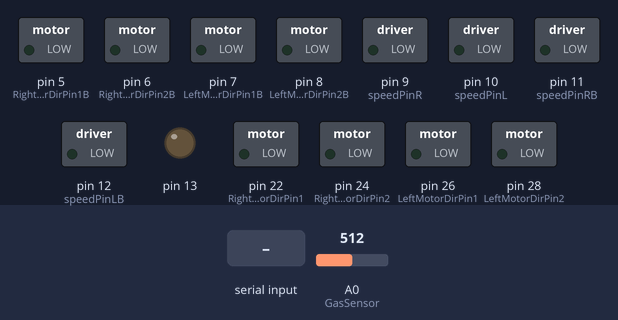
Recording of a sketch running on a simulated Arduino Mega 2560, built with avr-gcc and run on an emulated ATmega2560. On the bench: switched loads named in the sketch (green lamp = pin HIGH), output pins drawn as LEDs (lit = HIGH). The test bench sets the inputs (shaded band); at power-on: A0 (GasSensor) = 512.

Above: at 1.2 s.
1.3 s: "90,45&" received over the second serial link
At 2.5 s:
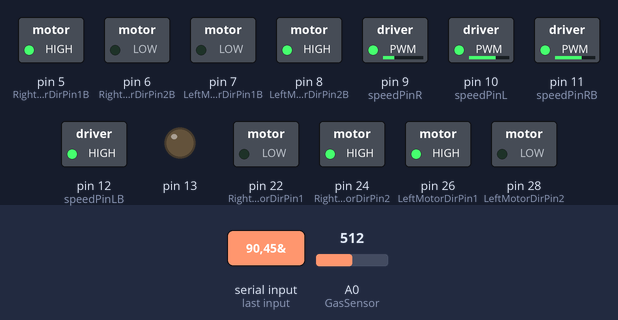
2.8 s: ",&" received over the second serial link
At 3.7 s:
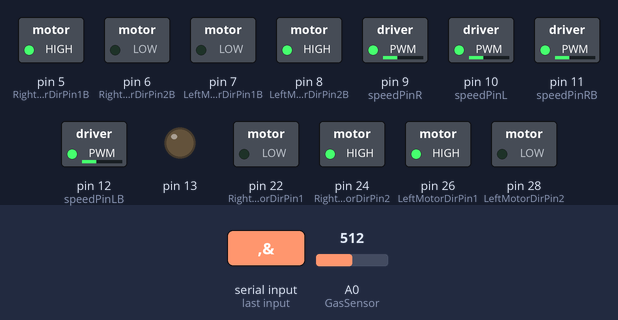
4.3 s: "30,150&" received over the second serial link
At 4.9 s:
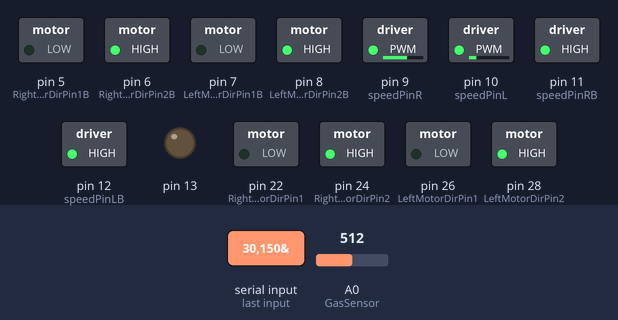
5.8 s: "111&" received over the second serial link
At 7.0 s:
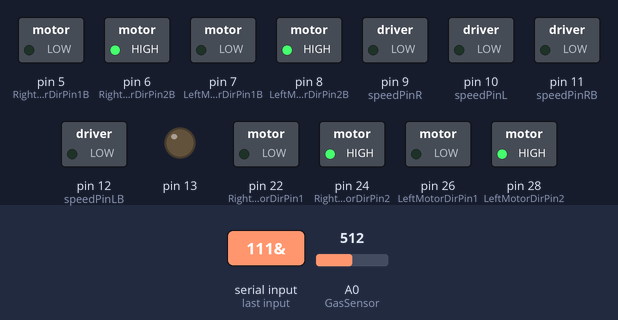
7.3 s: "1&" received over the second serial link
At 8.4 s:
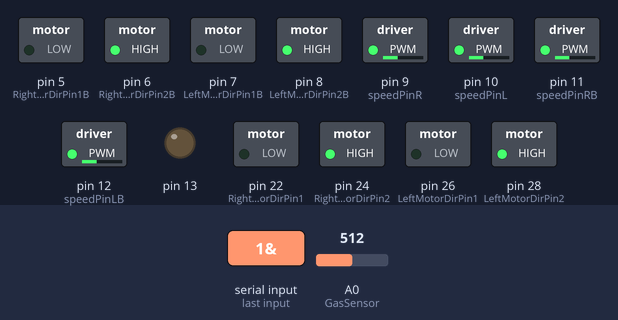
8.8 s: "90&" received over the second serial link
At 9.5 s:
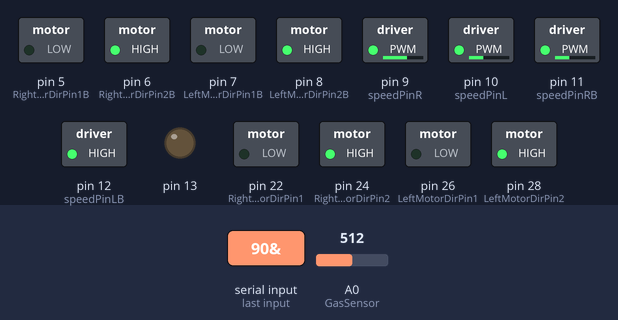
Timing chart, 0 to 11.3 s (numbered marks = the images above; inputs shaded):
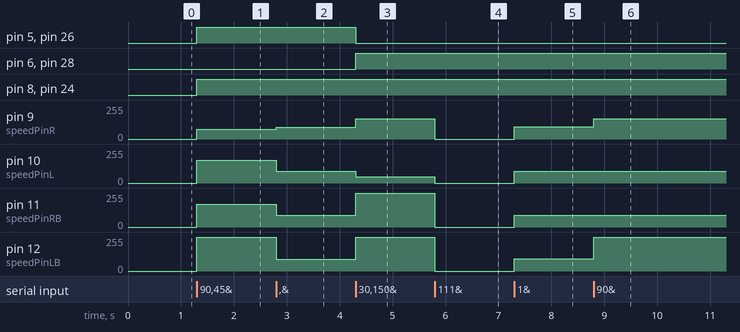

The sketch:

metal-2560-lesson1.ino
```cpp
// (licence header left out)
///////////////#define SPEED 75
///////////////#define TURN_SPEED 90
float SPEED = 90;

#define speedPinR 9   //  Front Wheel PWM pin connect Right MODEL-X ENA
#define RightMotorDirPin1  22    //Front Right Motor direction pin 1 to Right MODEL-X IN1  (K1)
#define RightMotorDirPin2  24   //Front Right Motor direction pin 2 to Right MODEL-X IN2   (K1)
#define LeftMotorDirPin1  26    //Front Left Motor direction pin 1 to Right MODEL-X IN3 (K3)
#define LeftMotorDirPin2  28   //Front Left Motor direction pin 2 to Right MODEL-X IN4 (K3)
#define speedPinL 10   //  Front Wheel PWM pin connect Right MODEL-X ENB

#define speedPinRB 11   //  Rear Wheel PWM pin connect Left MODEL-X ENA
#define RightMotorDirPin1B  5    //Rear Right Motor direction pin 1 to Left  MODEL-X IN1 ( K1)
#define RightMotorDirPin2B 6    //Rear Right Motor direction pin 2 to Left  MODEL-X IN2 ( K1)
#define LeftMotorDirPin1B 7    //Rear Left Motor direction pin 1 to Left  MODEL-X IN3  (K3)
#define LeftMotorDirPin2B 8  //Rear Left Motor direction pin 2 to Left  MODEL-X IN4 (K3)
#define speedPinLB 12    //  Rear Wheel PWM pin connect Left MODEL-X ENB

//float kkk;
int i = 0;
#define GasSensor A0
float Gsens = 0.0;
char *p;
String Pos;
String data_array[10];
String data_string;
int data_len;
String p_string;
float x, y, v1, v2, v3, v4;
int kk, oo, pp, qq;

/*motor control*/
void go_advance(int speed) {
  RL_fwd(speed);
  RR_fwd(speed);
  FR_fwd(speed);
  FL_fwd(speed);
}
void go_back(int speed) {
  RL_bck(speed);
  RR_bck(speed);
  FR_bck(speed);
  FL_bck(speed);
}
void right_shift(int speed_fl_fwd, int speed_rl_bck , int speed_rr_fwd, int speed_fr_bck) {
  FL_fwd(speed_fl_fwd);
  RL_bck(speed_rl_bck);
  RR_fwd(speed_rr_fwd);
  FR_bck(speed_fr_bck);
}
void left_shift(int speed_fl_bck, int speed_rl_fwd , int speed_rr_bck, int speed_fr_fwd) {
  FL_bck(speed_fl_bck);
  RL_fwd(speed_rl_fwd);
  RR_bck(speed_rr_bck);
  FR_fwd(speed_fr_fwd);
}

void FR_fwd(int speed)  //front-right wheel forward turn
{
  digitalWrite(RightMotorDirPin1, HIGH);
  digitalWrite(RightMotorDirPin2, LOW);
  analogWrite(speedPinR, speed);
}
void FR_bck(int speed) // front-right wheel backward turn
{
  digitalWrite(RightMotorDirPin1, LOW);
  digitalWrite(RightMotorDirPin2, HIGH);
  analogWrite(speedPinR, speed);
}
void FL_fwd(int speed) // front-left wheel forward turn
{
  digitalWrite(LeftMotorDirPin1, HIGH);
  digitalWrite(LeftMotorDirPin2, LOW);
  analogWrite(speedPinL, speed);
}
void FL_bck(int speed) // front-left wheel backward turn
{
  digitalWrite(LeftMotorDirPin1, LOW);
  digitalWrite(LeftMotorDirPin2, HIGH);
  analogWrite(speedPinL, speed);
}

void RR_fwd(int speed)  //rear-right wheel forward turn
{
  digitalWrite(RightMotorDirPin1B, HIGH);
  digitalWrite(RightMotorDirPin2B, LOW);
  analogWrite(speedPinRB, speed);
}
void RR_bck(int speed)  //rear-right wheel backward turn
{
  digitalWrite(RightMotorDirPin1B, LOW);
  digitalWrite(RightMotorDirPin2B, HIGH);
  analogWrite(speedPinRB, speed);
}
void RL_fwd(int speed)  //rear-left wheel forward turn
{
  digitalWrite(LeftMotorDirPin1B, HIGH);
  digitalWrite(LeftMotorDirPin2B, LOW);
  analogWrite(speedPinLB, speed);
}
void RL_bck(int speed)    //rear-left wheel backward turn
{
  digitalWrite(LeftMotorDirPin1B, LOW);
  digitalWrite(LeftMotorDirPin2B, HIGH);
  analogWrite(speedPinLB, speed);
}

void stop_Stop()    //Stop
{
  analogWrite(speedPinLB, 0);
  analogWrite(speedPinRB, 0);
  analogWrite(speedPinL, 0);
  analogWrite(speedPinR, 0);
}


//Pins initialize
void init_GPIO()
{
  pinMode(RightMotorDirPin1, OUTPUT);
  pinMode(RightMotorDirPin2, OUTPUT);
  pinMode(speedPinL, OUTPUT);

  pinMode(LeftMotorDirPin1, OUTPUT);
  pinMode(LeftMotorDirPin2, OUTPUT);
  pinMode(speedPinR, OUTPUT);
  pinMode(RightMotorDirPin1B, OUTPUT);
  pinMode(RightMotorDirPin2B, OUTPUT);
  pinMode(speedPinLB, OUTPUT);

  pinMode(LeftMotorDirPin1B, OUTPUT);
  pinMode(LeftMotorDirPin2B, OUTPUT);
  pinMode(speedPinRB, OUTPUT);

  stop_Stop();
}

void setup()
{
  pinMode(13, OUTPUT);
  Serial1.begin(115200);
  init_GPIO();

  //---------------------------------------------------
//     go_advance(SPEED);
//     delay(1000);
//     stop_Stop();
//     digitalWrite( 13, HIGH );
//     delay(1000);
//
//     go_back(SPEED);
//     delay(1000);
//     stop_Stop();
//     digitalWrite( 13, LOW );
//     delay(1000);
  //
  //   left_turn(TURN_SPEED);
  //   delay(1000);
  //   stop_Stop();
  //   digitalWrite( 13, HIGH );
  //   delay(1000);
  //
  //   right_turn(TURN_SPEED);
  //   delay(1000);
  //   stop_Stop();
  //   digitalWrite( 13, LOW );
  //   delay(1000);
  //
  //   right_shift(200,200,200,200); //right shift
  //   delay(1000);
  //   stop_Stop();
  //   digitalWrite( 13, HIGH );
  //   delay(1000);
  //
  //   left_shift(200,200,200,200); //left shift
  //   delay(1000);
  //   stop_Stop();
  //   digitalWrite( 13, LOW );
  //   delay(1000);
  //
  //   left_shift(200,0,200,0); //left diagonal back
  //   delay(1000);
  //   stop_Stop();
  //   digitalWrite( 13, HIGH );
  //   delay(1000);
  //
  //   right_shift(200,0,200,0); //right diagonal ahead
  //   delay(1000);
  //   stop_Stop();
  //   digitalWrite( 13, LOW );
  //   delay(1000);
  //
  //   left_shift(0,200,0,200); //left diagonal ahead
  //   delay(1000);
  //   stop_Stop();
  //   digitalWrite( 13, HIGH );
  //   delay(1000);
  //
  //   right_shift(0,200,0,200); //right diagonal back
  //   delay(1000);
  //   stop_Stop();
  //   digitalWrite( 13, LOW );
  //   delay(1000);
  //---------------------------------------------------

}

void loop() {
  if (Serial1.available()) {
    String str = Serial1.readStringUntil('&');  //pythonからの信号受信

    int check = (str.indexOf(",")); //str.indexOf( )　 関数でカンマの位置が判りました
    String data = (str.substring(0, check)); //x移動量=横方向
    String data2 = (str.substring(check + 1)); //y移動量=前進方向
    x = data.toDouble();
    y = -1 * (data2.toDouble());

    v1 = 1 / sqrt(2) * (-x/0.4 + y/0.4); //各ホイールの回転速度  ::/0.4はコントロール周期
    v2 = -1 / sqrt(2) * (x/0.4 + y/0.4);
    v3 = 1 / sqrt(2) * (x/0.4 - y/0.4);
    v4 = 1 / sqrt(2) * (x/0.4 + y/0.4);


    //-------------------------------------------------------------------
    if (data.toFloat() == 1000) {

      Gsens = analogRead(GasSensor); // sensor値を取得
      Gsens = 5.0 * Gsens / 1023;  //voltage
      Serial1.println(Gsens);  //pythonへsensor値を送信
    }
    else if (data.toFloat() == 111) {
      stop_Stop();
    }
    else {
      //---------------------------
      //motor movement order. write down here
      //-------------------------------------------------------------------
      if (v1 > 0) {
        kk = 1;
      }
      else if (v1 < 0) {
        kk = 2;
      }

      if (v2 > 0) {
        oo = 1;
      }
      else if (v2 < 0) {
        oo = 2;
      }

      if (v3 > 0) {
        pp = 1;
      }
      else if (v3 < 0) {
        pp = 2;
      }

      if (v4 > 0) {
        qq = 1;
      }
      else if (v4 < 0) {
        qq = 2;
      }
      //-------------------------------------------------------------------
      if ((kk == 1) && (oo == 1) && (pp == 1) && (qq == 1)) {
        FR_fwd(abs(v1)+SPEED);
        FL_bck(abs(v2)+SPEED);
        RL_bck(abs(v3)+SPEED);
        RR_fwd(abs(v4)+SPEED);
      }
      else if ((kk == 1) && (oo == 1) && (pp == 1) && (qq == 2)) {
        FR_fwd(abs(v1)+SPEED);
        FL_bck(abs(v2)+SPEED);
        RL_bck(abs(v3)+SPEED);
        RR_bck(abs(v4)+SPEED);
      }
      else if ((kk == 1) && (oo == 1) && (pp == 2) && (qq == 1)) {
        FR_fwd(abs(v1)+SPEED);
        FL_bck(abs(v2)+SPEED);
        RL_fwd(abs(v3)+SPEED);
        RR_fwd(abs(v4)+SPEED);
      }
      else if ((kk == 1) && (oo == 1) && (pp == 2) && (qq == 2)) {
        FR_fwd(abs(v1)+SPEED);
        FL_bck(abs(v2)+SPEED);
        RL_fwd(abs(v3)+SPEED);
        RR_bck(abs(v4)+SPEED);
      }
      else if ((kk == 1) && (oo == 2) && (pp == 1) && (qq == 1)) {
        FR_fwd(abs(v1)+SPEED);
        FL_fwd(abs(v2)+SPEED);
        RL_bck(abs(v3)+SPEED);
        RR_fwd(abs(v4)+SPEED);
      }
      else if ((kk == 1) && (oo == 2) && (pp == 1) && (qq == 2)) {
        FR_fwd(abs(v1)+SPEED);
        FL_fwd(abs(v2)+SPEED);
        RL_bck(abs(v3)+SPEED);
        RR_bck(abs(v4)+SPEED);
      }
      else if ((kk == 1) && (oo == 2) && (pp == 2) && (qq == 1)) {
        FR_fwd(abs(v1)+SPEED);
        FL_fwd(abs(v2)+SPEED);
        RL_fwd(abs(v3)+SPEED);
        RR_fwd(abs(v4)+SPEED);
      }
      else if ((kk == 1) && (oo == 2) && (pp == 2) && (qq == 2)) {
        FR_fwd(abs(v1)+SPEED);
        FL_fwd(abs(v2)+SPEED);
        RL_fwd(abs(v3)+SPEED);
        RR_bck(abs(v4)+SPEED);
      }
      else if ((kk == 2) && (oo == 1) && (pp == 1) && (qq == 1)) {
        FR_bck(abs(v1)+SPEED);
        FL_bck(abs(v2)+SPEED);
        RL_bck(abs(v3)+SPEED);
        RR_fwd(abs(v4)+SPEED);
      }
      else if ((kk == 2) && (oo == 1) && (pp == 1) && (qq == 2)) {
        FR_bck(abs(v1)+SPEED);
        FL_bck(abs(v2)+SPEED);
        RL_bck(abs(v3)+SPEED);
        RR_bck(abs(v4)+SPEED);
      }
      else if ((kk == 2) && (oo == 1) && (pp == 2) && (qq == 1)) {
        FR_bck(abs(v1)+SPEED);
        FL_bck(abs(v2)+SPEED);
        RL_fwd(abs(v3)+SPEED);
        RR_fwd(abs(v4)+SPEED);
      }
      else if ((kk == 2) && (oo == 1) && (pp == 2) && (qq == 2)) {
        FR_bck(abs(v1)+SPEED);
        FL_bck(abs(v2)+SPEED);
        RL_fwd(abs(v3)+SPEED);
        RR_bck(abs(v4)+SPEED);
      }
      else if ((kk == 2) && (oo == 2) && (pp == 1) && (qq == 1)) {
        FR_bck(abs(v1)+SPEED);
        FL_fwd(abs(v2)+SPEED);
        RL_bck(abs(v3)+SPEED);
        RR_fwd(abs(v4)+SPEED);
      }
      else if ((kk == 2) && (oo == 2) && (pp == 1) && (qq == 2)) {
        FR_bck(abs(v1)+SPEED);
        FL_fwd(abs(v2)+SPEED);
        RL_bck(abs(v3)+SPEED);
        RR_bck(abs(v4)+SPEED);
      }
      else if ((kk == 2) && (oo == 2) && (pp == 2) && (qq == 1)) {
        FR_bck(abs(v1)+SPEED);
        FL_fwd(abs(v2)+SPEED);
        RL_fwd(abs(v3)+SPEED);
        RR_fwd(abs(v4)+SPEED);
      }
      else if ((kk == 2) && (oo == 2) && (pp == 2) && (qq == 2)) {
        FR_bck(abs(v1)+SPEED);
        FL_fwd(abs(v2)+SPEED);
        RL_fwd(abs(v3)+SPEED);
        RR_bck(abs(v4)+SPEED);
      }
      //---------------------------
      //      go_advance(SPEED);

      Gsens = analogRead(GasSensor); // sensor値を取得
      Gsens = 5.0 * Gsens / 1023;  //voltage
      Serial1.println(Gsens);  //pythonへsensor値を送信
    }
    //-------------------------------------------------------------------


    //------------------------------------------------
    //    Serial1.print(data.toFloat());
    //    Serial1.print(',');
    //    Serial1.println(data2.toFloat());  //pythonへsensor値を送信
    //------------------------------------------------


    //    Serial1.println(str.toFloat());


    //    Gsens = analogRead(GasSensor);  // sensor値を取得
    //    Gsens = 5.0 * Gsens / 1023; //voltage
    //    Serial1.println(Gsens+10.2);  //pythonへsensor値を送信


    //     float c = Serial1.parseFloat();
    //     Serial1.println(c);
  }

  //      Serial1.print(2.5321);
  //      Serial1.write(2);
}
```

Measured:
- after the input at 1.3 s, pin 5 (RightMotorDirPin1B), pin 8 (LeftMotorDirPin2B), pin 24 (RightMotorDirPin2), pin 26 (LeftMotorDirPin1): LOW → HIGH at once; pin 9 (speedPinR): 0/255 → 72/255 at once; pin 10 (speedPinL), pin 11 (speedPinRB): 0/255 → 169/255 at once; pin 12 (speedPinLB): 0/255 → 255/255 at once
- after the input at 2.8 s, pin 9 (speedPinR): 72/255 → 90/255 at once; pin 10 (speedPinL), pin 11 (speedPinRB): 169/255 → 90/255 at once; pin 12 (speedPinLB): 255/255 → 90/255 at once
- after the input at 4.3 s, pin 5 (RightMotorDirPin1B), pin 26 (LeftMotorDirPin1): HIGH → LOW at once; pin 6 (RightMotorDirPin2B), pin 28 (LeftMotorDirPin2): LOW → HIGH at once; pin 9 (speedPinR): 90/255 → 152/255 at once; pin 10 (speedPinL): 90/255 → 46/255 at once; pin 11 (speedPinRB), pin 12 (speedPinLB): 90/255 → 255/255 at once
- after the input at 5.8 s, pin 9 (speedPinR): 152/255 → 0/255 at once; pin 10 (speedPinL): 46/255 → 0/255 at once; pin 11 (speedPinRB), pin 12 (speedPinLB): 255/255 → 0/255 at once
- after the input at 7.3 s, pin 9 (speedPinR), pin 12 (speedPinLB): 0/255 → 93/255 at once; pin 10 (speedPinL), pin 11 (speedPinRB): 0/255 → 90/255 at once
- after the input at 8.8 s, pin 9 (speedPinR): 93/255 → 152/255 at once; pin 12 (speedPinLB): 93/255 → 255/255 at once
